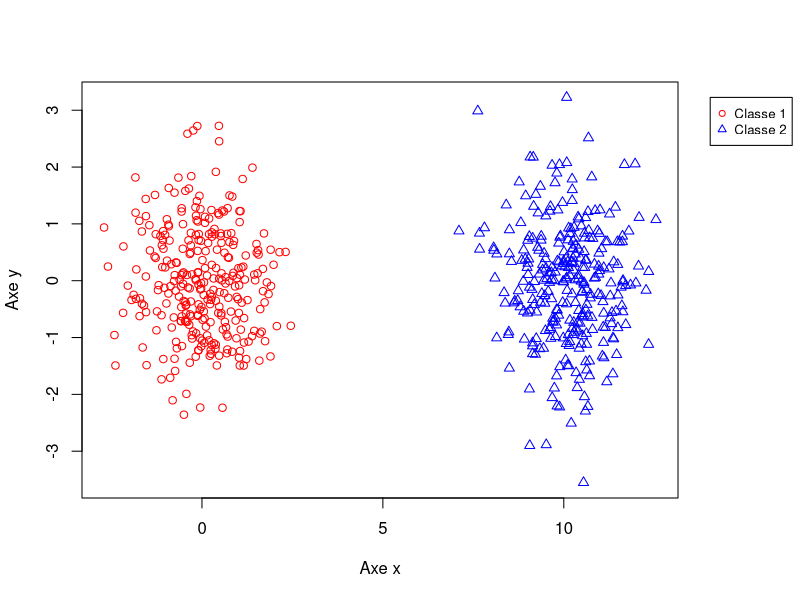
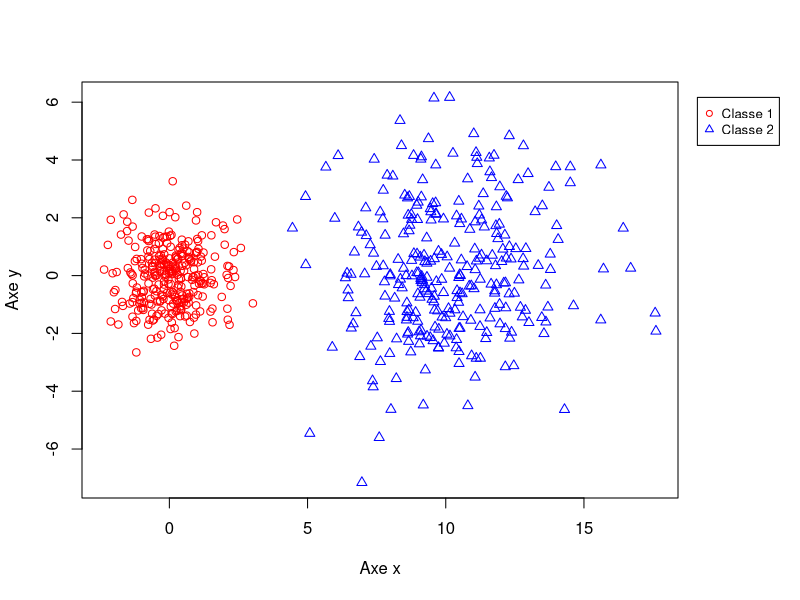
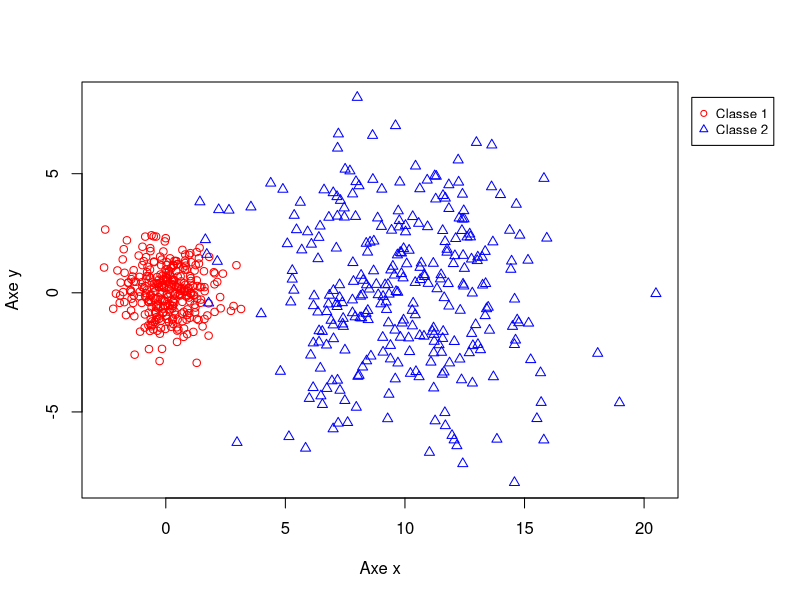
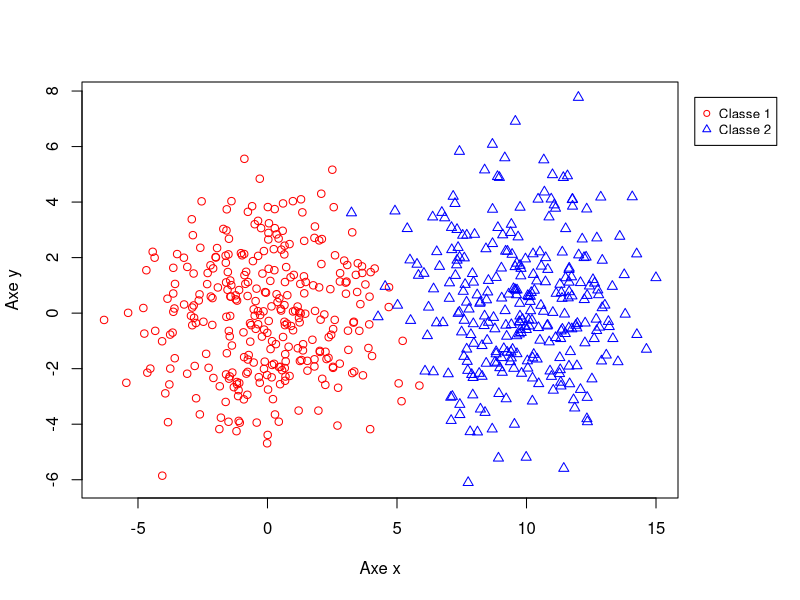
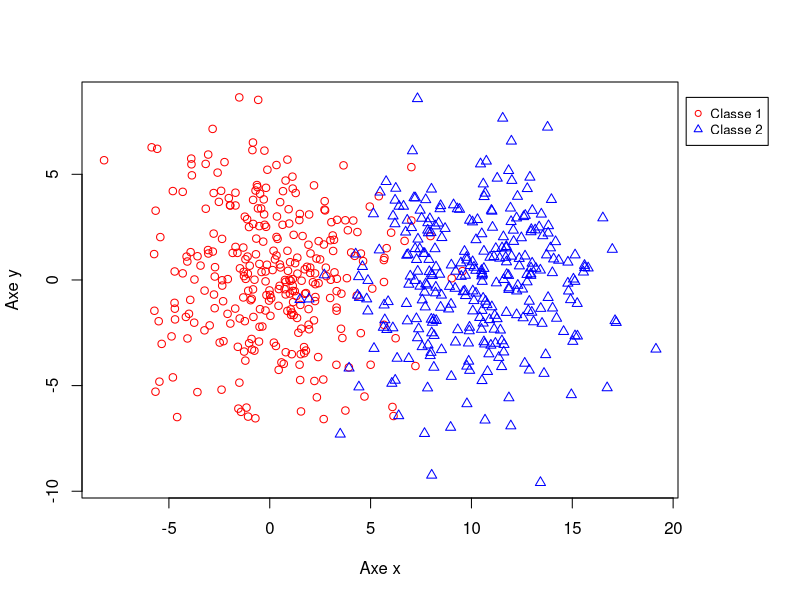

Generate these figures, in order, with R:
library(MASS)

simul <- function(n, pi, mu1, mu2, sigma1, sigma2) {
    n1 <- rbinom(1, n, pi)
    n2 <- n - n1
    d1 <- mvrnorm(n1, mu1, sigma1)
    d1 <- cbind(d1, matrix(1, nrow = n1))
    d2 <- mvrnorm(n2, mu2, sigma2)
    d2 <- cbind(d2, matrix(2, nrow = n2))
    d <- rbind(d1, d2)
    return(d)
}

createMatrices <- function(n) {
    mats <- list()
    mats[[1]] <- simul(n, 0.5, c(0,0), c(10, 0), diag(2), diag(2))
    mats[[2]] <- simul(n, 0.5, c(0, 0), c(10, 0), diag(2), 5 * diag(2))
    mats[[3]] <- simul(n, 0.5, c(0, 0), c(10, 0), diag(2), 9 * diag(2))
    mats[[4]] <- simul(n, 0.5, c(0, 0), c(10, 0), 5 * diag(2), 5 * diag(2))
    mats[[5]] <- simul(n, 0.5, c(0, 0), c(10, 0), 9 * diag(2), 9 * diag(2))
    return(mats)
}

moyenneEmpirique <- function(ech) {
    xMean <- round(mean(ech[, 1]), digits = 6)
    yMean <- round(mean(ech[, 2]), digits = 6)
    return(c(xMean, yMean))
}

regleEuclidienne <- function(x, mu1, mu2) {
    d1 <- sqrt((x[1] - mu1[1]) ^ 2 + (x[2] - mu1[2]) ^ 2)
    d2 <- sqrt((x[1] - mu2[1]) ^ 2 + (x[2] - mu2[2]) ^ 2)
    if(d1 < d2) {
        return(1)
    } else {
        return(2)
    }
}

erreurEstimee <- function(ech, regle, mu1, mu2) {
    classement <- apply(ech, 1, regle, mu1 = mu1, mu2 = mu2)
    ech <- cbind(ech, classement)
    diff <- sum(apply(ech, 1,
                      function(row) {
                          if(row[3] != row[4]) {
                              return(1)
                          }
                          return(0)
                      }))
    return(diff / dim(ech)[1])
}

matrices <- createMatrices(600)
for(i in 1:5) {
    filename <- paste("plot", i, ".png", sep = "")
    png(filename, width = 500, height = 400)
    par(xpd = T, mar = par()$mar + c(0, 0, 0, 4))
    plot(matrices[[i]][,1], matrices[[i]][,2],
         main = "",
         xlab = "Axe x",
         ylab = "Axe y",
         pch = c(1, 2)[matrices[[i]][,3]],
         col = c("red", "blue")[matrices[[i]][,3]])
    legend(max(matrices[[i]][,1]) + 1.5, max(matrices[[i]][,2]),
           c("Classe 1", "Classe 2"),
           col = c("red", "blue"),
           pch = c(1, 2),
           cex = 0.8)
    par(mar = c(5, 4, 4, 2) + 0.1)
    dev.off()
    cat(paste(filename, "sauvegardee\n"))
}

repetition <- 10
probas <- data.frame(matrix(nrow = 5, ncol = repetition),
                     row.names = c("1,1", "1,5", "1,9", "5,5", "9,9"))
for(j in 1:repetition) {
    matrices <- createMatrices(600)
    mus <- list()
    matricesApp <- list()
    matricesTest <- list()
    cat("\nMUS\n")
    cat("mu1 x\t\tmu1 y\t\tmu2 x\t\tmu2 y\n")
    for(i in 1:5) {
        #shuffle
        matrices[[i]] <- matrices[[i]][sample(nrow(matrices[[i]])),]
        matricesApp[[i]] <- matrices[[i]][1:300,]
        matricesTest[[i]] <- matrices[[i]][301:600,]
        mus[[2 * i - 1]] <-
            moyenneEmpirique(matricesApp[[i]][matricesApp[[i]][,3] == 1,])
        mus[[2 * i]] <- 
            moyenneEmpirique(matricesApp[[i]][matricesApp[[i]][,3] == 2 ,])
        cat(mus[[2 * i - 1]][1], "\t", mus[[2 * i - 1]][2], "\t",
            mus[[2 * i]][1], "\t", mus[[2 * i]][2], "\n",
            sep = "")
    }

    cat("\nProbabilites d'erreur\n")
    for(i in 1:5) {
        proba <- erreurEstimee(matricesTest[[i]],
                               regleEuclidienne,
                               mus[[2 * i - 1]],
                               mus[[2 * i]])
        cat(proba, "\n")
        probas[i,j] <- proba
    }
}

cat("\nprobas\n")
print(probas)
cat("\nmeans\n")
print(apply(probas, 1, mean))
cat("\nvariances\n")
print(apply(probas, 1,
            function(row) {
                return(sd(row) ^ 2)
            }))
